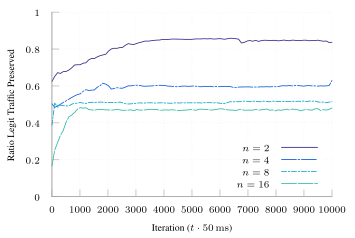

This chart was generated by the following gnuplot code:
set terminal tikz standalone color size 9cm,6cm font '\scriptsize' preamble '\usepackage{microtype} \usepackage{times} \usepackage[T1]{fontenc} \usepackage{siunitx}\sisetup{detect-all}'
set output "m-udp-separate.tex"

load "parula.pal"

set style line 102 lc rgb '#a0a0a0' lt 1 lw 1
set border ls 102
set colorbox border 102
set key textcolor rgb "black"
set tics textcolor rgb "black"
set label textcolor rgb "black"

set border 3
set grid x y
set xtics nomirror
set ytics nomirror

#set key autotitle columnhead
set datafile separator ","

set xlabel "Iteration ($t \\cdot{} \\SI{50}{\\milli\\second}$)"
set ylabel "Ratio Legit Traffic Preserved"

set yrange [0.0:1.0]
set key inside bottom right

plot '../results/m-udp-separate-2' u 1:3 w lines smooth sbezier title "$n=2$" dt 1, \
     '../results/m-udp-separate-4' u 1:3 w lines smooth sbezier title "$n=4$" dt (18,2,2,2), \
     '../results/m-udp-separate-8' u 1:3 w lines smooth sbezier title "$n=8$" ls 4  dt (6,2,2,2), \
     '../results/m-udp-separate-16' u 1:3 w lines smooth sbezier title "$n=16$" ls 5 dt (18,2)
